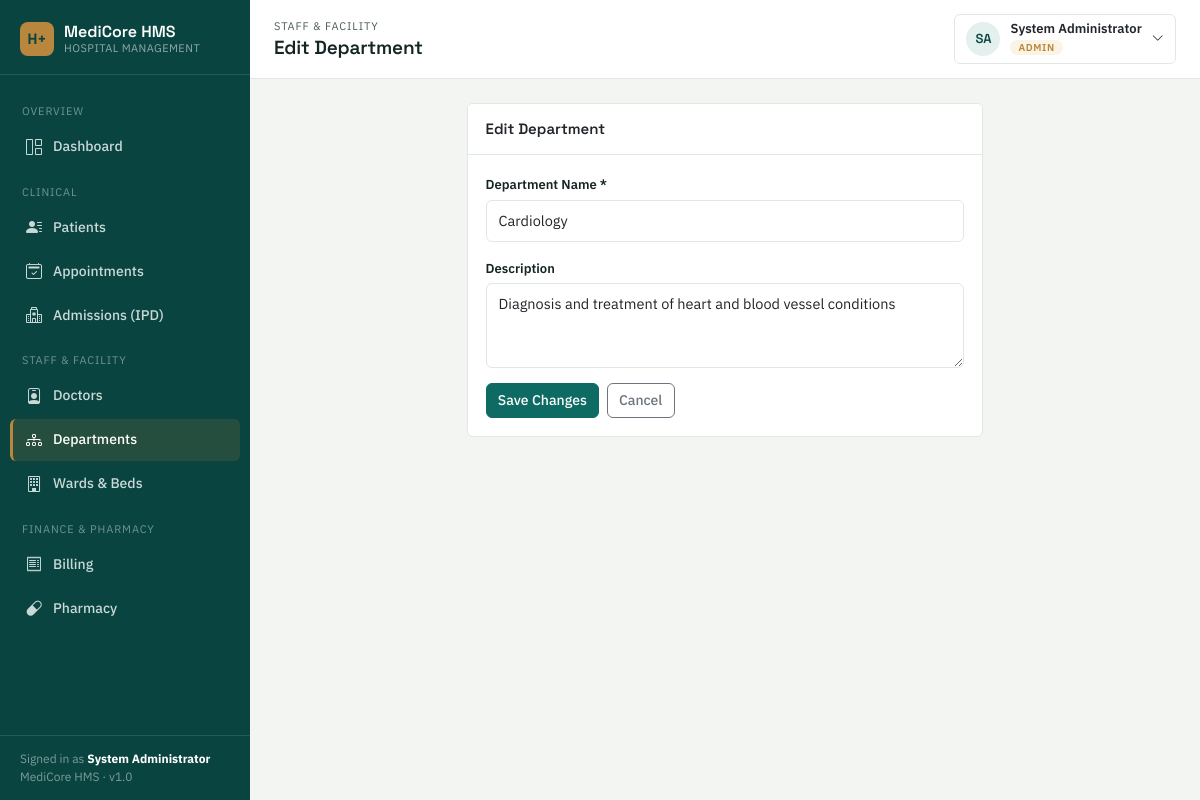
The app's page /departments/form.php?id=1 (signed in) with its own data.
### tables this page shows
CREATE TABLE departments (
    id INT AUTO_INCREMENT PRIMARY KEY,
    name VARCHAR(100) NOT NULL,
    description TEXT,
    created_at TIMESTAMP DEFAULT CURRENT_TIMESTAMP
);

### includes/functions.php (called while the page is built, shortened)
<?php
function sanitize($data) {
    return htmlspecialchars(trim($data ?? ''), ENT_QUOTES, 'UTF-8');
}

### departments/form.php (the view, shortened to what this page needs)
<?php
require_once '../config/database.php';
require_once '../includes/functions.php';
$id = isset($_GET['id']) ? (int)$_GET['id'] : 0;
$isEdit = $id > 0;
$department = ['name' => '', 'description' => ''];
if ($isEdit) {
    $stmt = $pdo->prepare("SELECT * FROM departments WHERE id = ?");
    $stmt->execute([$id]);
    $department = $stmt->fetch();
}
require_once '../includes/header.php';
?>
<div class="row justify-content-center">
<div class="col-lg-7">
<div class="card">
    <div class="card-header"><?= $isEdit ? 'Edit Department' : 'New Department' ?></div>
    <div class="card-body">
        <form method="POST">
            <div class="mb-3">
                <label class="form-label">Department Name *</label>
                <input type="text" name="name" class="form-control" required value="<?= sanitize($department['name']) ?>" placeholder="e.g. Cardiology">
            </div>
            <div class="mb-3">
                <label class="form-label">Description</label>
                <textarea name="description" class="form-control" rows="3" placeholder="Brief description of this department"><?= sanitize($department['description']) ?></textarea>
            </div>
            <div class="d-flex gap-2">
                <button class="btn btn-primary"><?= $isEdit ? 'Save Changes' : 'Add Department' ?></button>
                <a href="list.php" class="btn btn-outline-secondary">Cancel</a>
            </div>
        </form>
    </div>
</div>
</div>
</div>
<?php require_once '../includes/footer.php'; ?>

### assets/css/style.css (style rules this page uses)
:root { --ink: #142523; --ink-soft: #4B5D5A; --paper: #F2F5F2; --surface: #FFFFFF; --primary: #0E6B64; --primary-deep: #0A4440; --primary-tint: #E4F0EE; --accent-gold: #B8863C; --accent-gold-tint: #FBF3E3; --danger: #B3261E; --danger-tint: #FBEAE9; --success: #3F7D58; --success-tint: #EAF4EC; --warning: #B8863C; --warning-tint: #FBF3E3; --line: #E1E7E4; --radius: 6px; --shadow-sm: 0 1px 2px rgba(20, 37, 35, 0.06); }
* { box-sizing: border-box; }
html, body { background: var(--paper); color: var(--ink); font-family: 'IBM Plex Sans', -apple-system, BlinkMacSystemFont, sans-serif; font-size: 15px; }
a { color: var(--primary); text-decoration: none; }
.card { background: var(--surface); border: 1px solid var(--line); border-radius: var(--radius); box-shadow: none; }
.card-header { background: var(--surface); border-bottom: 1px solid var(--line); font-family: 'Space Grotesk', sans-serif; font-weight: 600; padding: 14px 18px; }
.card-body { padding: 18px; }
.btn { border-radius: var(--radius); font-weight: 500; font-size: 14px; }
.btn-primary { background: var(--primary); border-color: var(--primary); }
.form-label { font-size: 13px; font-weight: 600; color: var(--ink); margin-bottom: 5px; }
.form-control, .form-select { border-color: var(--line); border-radius: var(--radius); font-size: 14.5px; padding: 9px 12px; }

### records on screen
departments: name "Cardiology", description "Diagnosis and treatment of heart and blood vessel conditions"

### other values on screen
$__u['full_name'] "System Administrator"
$pageEyebrow "STAFF & FACILITY"
$pageTitle "Edit Department"
$__initials "SA"
$__u['role'] "ADMIN"
